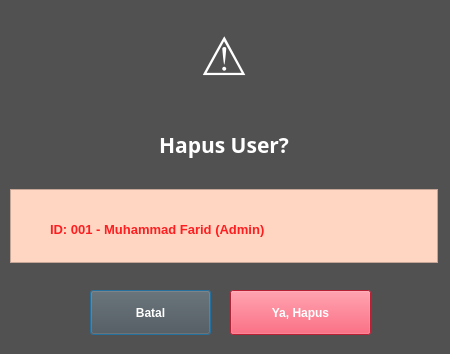
<?xml version="1.0" encoding="UTF-8"?>
<ui version="4.0">
 <class>Dialog</class>
 <widget class="QDialog" name="Dialog">
  <property name="geometry">
   <rect>
    <x>0</x>
    <y>0</y>
    <width>450</width>
    <height>354</height>
   </rect>
  </property>
  <property name="windowTitle">
   <string>Dialog</string>
  </property>
  <property name="styleSheet">
   <string notr="true">background-color: rgb(81, 81, 81);</string>
  </property>
  <widget class="QLabel" name="lblTitleDelete">
   <property name="geometry">
    <rect>
     <x>10</x>
     <y>108</y>
     <width>428</width>
     <height>74</height>
    </rect>
   </property>
   <property name="font">
    <font>
     <family>Rockwell</family>
     <pointsize>16</pointsize>
     <weight>75</weight>
     <bold>true</bold>
    </font>
   </property>
   <property name="styleSheet">
    <string notr="true">color: rgb(255, 255, 255);</string>
   </property>
   <property name="text">
    <string>Hapus User?</string>
   </property>
   <property name="alignment">
    <set>Qt::AlignCenter</set>
   </property>
   <property name="wordWrap">
    <bool>true</bool>
   </property>
  </widget>
  <widget class="QFrame" name="frameInfoProduk">
   <property name="geometry">
    <rect>
     <x>10</x>
     <y>189</y>
     <width>428</width>
     <height>74</height>
    </rect>
   </property>
   <property name="minimumSize">
    <size>
     <width>0</width>
     <height>60</height>
    </size>
   </property>
   <property name="styleSheet">
    <string notr="true">background-color: rgb(221, 116, 113);
background-color: rgb(255, 214, 193);</string>
   </property>
   <property name="frameShape">
    <enum>QFrame::StyledPanel</enum>
   </property>
   <property name="frameShadow">
    <enum>QFrame::Plain</enum>
   </property>
   <widget class="QLabel" name="lblNamaUser">
    <property name="geometry">
     <rect>
      <x>40</x>
      <y>30</y>
      <width>361</width>
      <height>20</height>
     </rect>
    </property>
    <property name="font">
     <font>
      <pointsize>10</pointsize>
      <weight>75</weight>
      <bold>true</bold>
     </font>
    </property>
    <property name="styleSheet">
     <string notr="true">color: rgb(255, 29, 32);</string>
    </property>
    <property name="text">
     <string>ID: 001 - Muhammad Farid (Admin)</string>
    </property>
   </widget>
  </widget>
  <widget class="QLabel" name="lblLogo">
   <property name="geometry">
    <rect>
     <x>10</x>
     <y>12</y>
     <width>428</width>
     <height>89</height>
    </rect>
   </property>
   <property name="font">
    <font>
     <pointsize>40</pointsize>
    </font>
   </property>
   <property name="styleSheet">
    <string notr="true">color: rgb(255, 255, 255);</string>
   </property>
   <property name="text">
    <string>⚠️</string>
   </property>
   <property name="alignment">
    <set>Qt::AlignCenter</set>
   </property>
  </widget>
  <widget class="QWidget" name="buttonArea" native="true">
   <property name="geometry">
    <rect>
     <x>10</x>
     <y>270</y>
     <width>428</width>
     <height>74</height>
    </rect>
   </property>
   <widget class="QPushButton" name="btnBatal">
    <property name="geometry">
     <rect>
      <x>80</x>
      <y>20</y>
      <width>121</width>
      <height>45</height>
     </rect>
    </property>
    <property name="minimumSize">
     <size>
      <width>0</width>
      <height>45</height>
     </size>
    </property>
    <property name="font">
     <font>
      <weight>75</weight>
      <bold>true</bold>
     </font>
    </property>
    <property name="cursor">
     <cursorShape>PointingHandCursor</cursorShape>
    </property>
    <property name="styleSheet">
     <string notr="true">color: rgb(255, 255, 255);</string>
    </property>
    <property name="text">
     <string>Batal</string>
    </property>
   </widget>
   <widget class="QPushButton" name="btnHapus">
    <property name="geometry">
     <rect>
      <x>220</x>
      <y>20</y>
      <width>141</width>
      <height>45</height>
     </rect>
    </property>
    <property name="minimumSize">
     <size>
      <width>0</width>
      <height>45</height>
     </size>
    </property>
    <property name="font">
     <font>
      <weight>75</weight>
      <bold>true</bold>
     </font>
    </property>
    <property name="cursor">
     <cursorShape>PointingHandCursor</cursorShape>
    </property>
    <property name="styleSheet">
     <string notr="true">background-color: rgb(255, 46, 74);
color: rgb(255, 255, 255);</string>
    </property>
    <property name="text">
     <string>Ya, Hapus</string>
    </property>
   </widget>
  </widget>
 </widget>
 <resources/>
 <connections/>
</ui>
